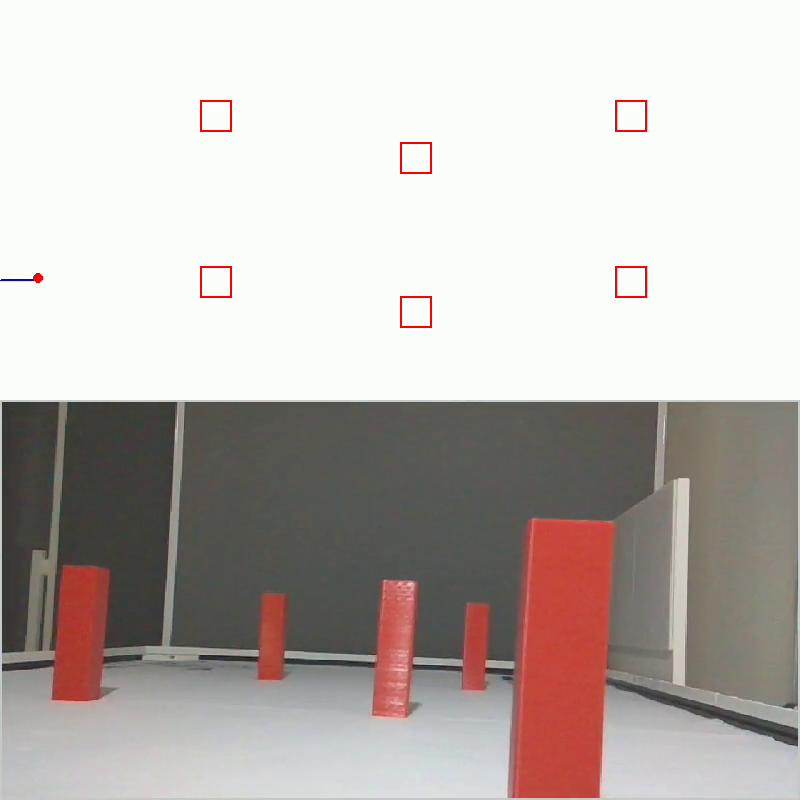
#> input picture frame 12 of my_recording.mp4, 800 x 800 px, given in place of Video-3.mp4, which was not available
$ python manual_tracking.py
#> lines starting #> are read from the running program, lines starting #| are printed output that depends on the picture; after the words box and inside, x2 and y2 are one past the last pixel; in counts of white or black regions, pixels touching at a corner belong together; pictures that were not available may be replaced by others from this repository, and a replacement may not be noted
import cv2
import sys
import numpy as np
import os

video_name = "Video-3.mp4"

if __name__ == "__main__":
    # Read video
    video = cv2.VideoCapture(
        os.path.join(os.path.dirname(os.path.abspath(__file__)), video_name)
    )
    fps = video.get(cv2.CAP_PROP_FPS)

    # Exit if video not opened.
    if not video.isOpened():
        print("Could not open video")
        sys.exit()

    # Read the first frame
    ret, prev_frame = video.read()
#> prev_frame is the input picture: shape (800, 800, 3); mean B, G, R 180.3, 184.2, 191.3
    if not ret:
        print("Error reading video")
        video.release()
        cv2.destroyAllWindows()
        exit()

    # Convert to grayscale
    prev_gray = cv2.cvtColor(prev_frame, cv2.COLOR_BGR2GRAY)
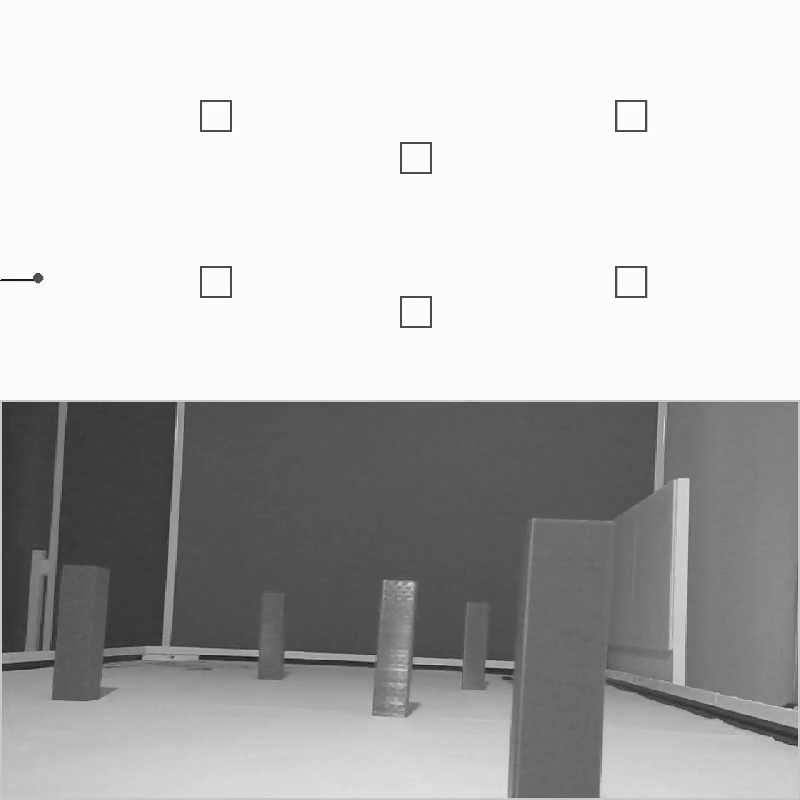
#> prev_gray: shape (800, 800); min 16, max 255, mean 185.8

    trajectory = []
    timestamps = []

    while True:
        # Read a new frame
        ok, frame = video.read()
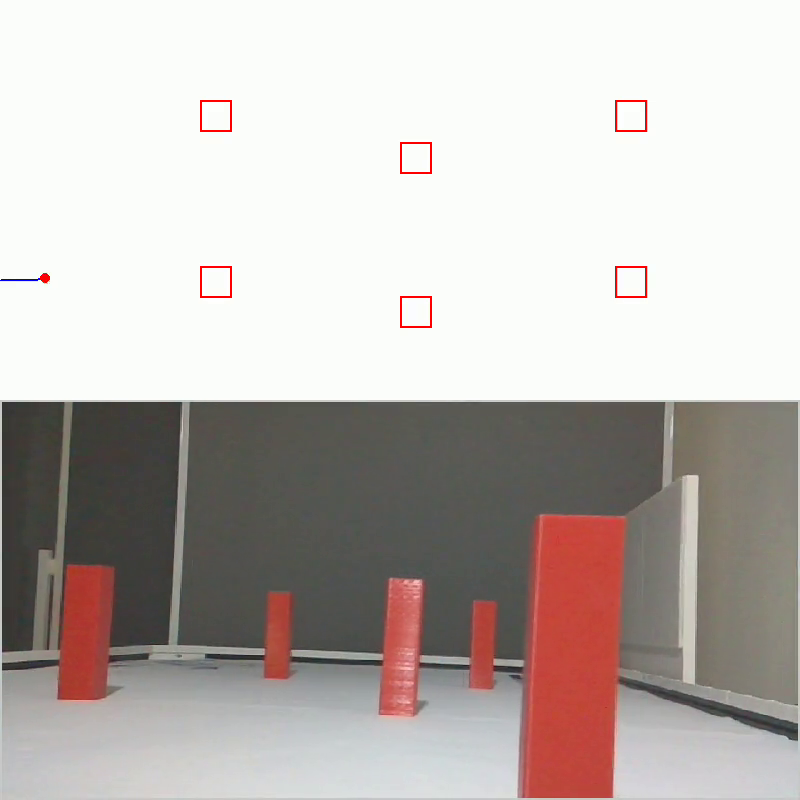
#> input picture frame 13 of my_recording.mp4, 800 x 800 px, given in place of Video-3.mp4, which was not available
#> frame is the input picture: shape (800, 800, 3); mean B, G, R 180.3, 184.1, 191.5
        if not ok:
            break

        # Convert to grayscale
        gray = cv2.cvtColor(frame, cv2.COLOR_BGR2GRAY)
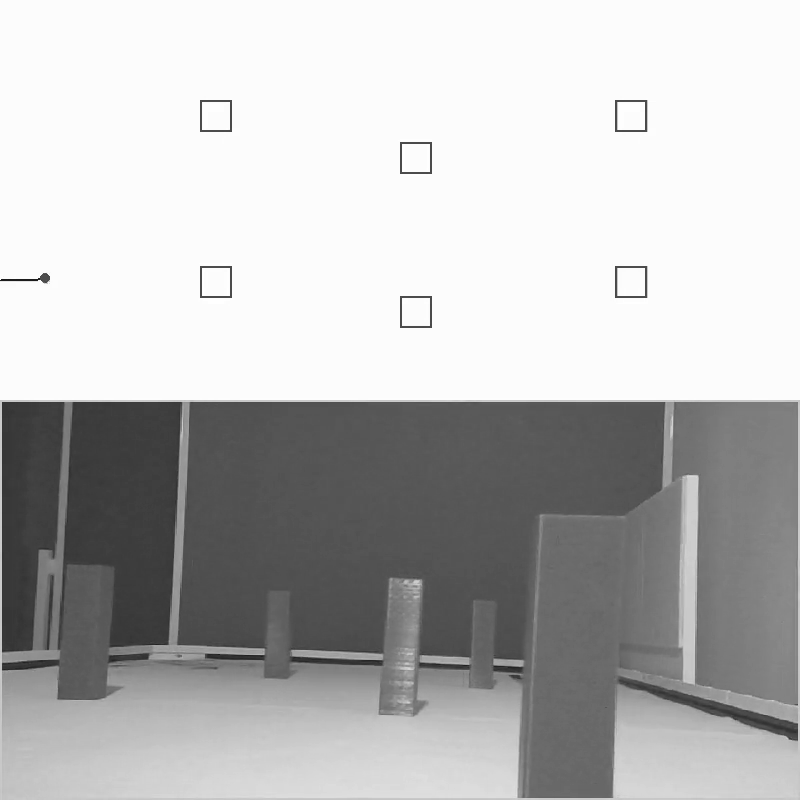
#> gray: shape (800, 800); min 26, max 255, mean 185.8

        # Compute absolute difference
        diff = cv2.absdiff(prev_gray, gray)
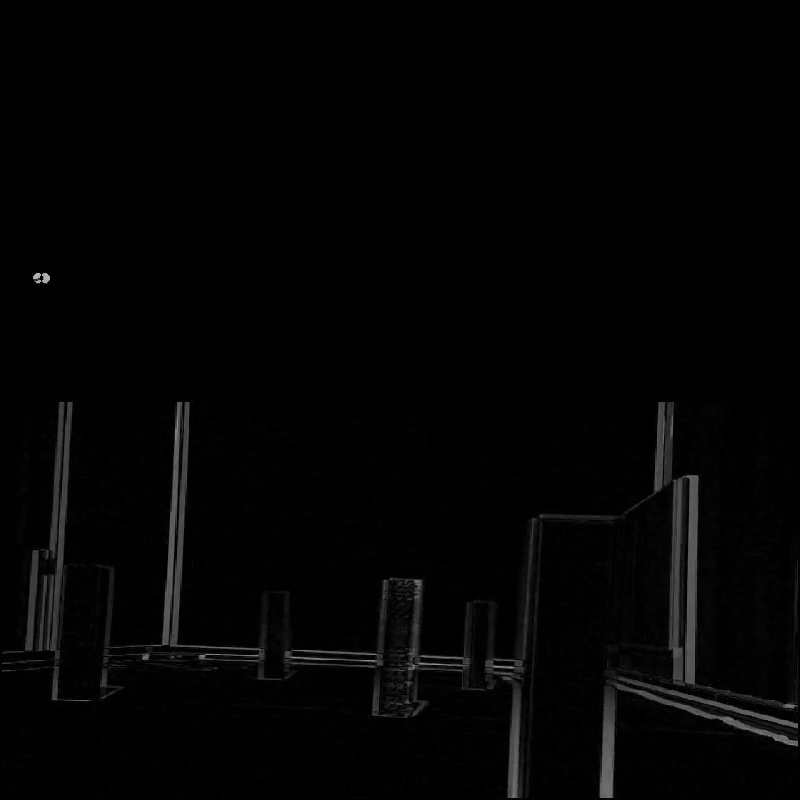
#> diff: shape (800, 800); min 0, max 206, mean 3.4

        # Threshold to detect changes
        _, thresh = cv2.threshold(diff, 30, 255, cv2.THRESH_BINARY)
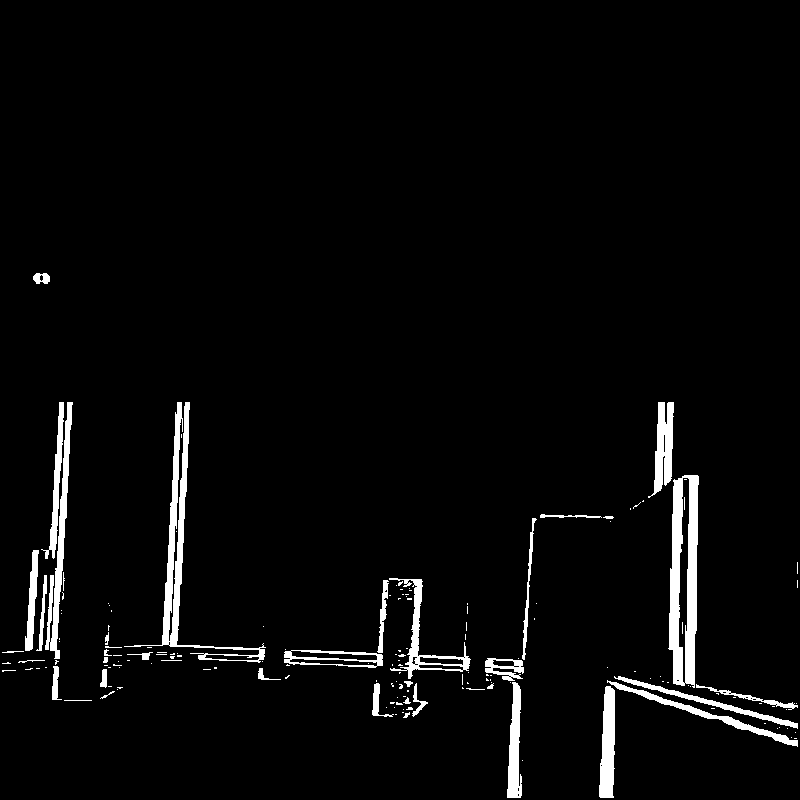
#> thresh: shape (800, 800); 3.6% white; 167 white regions (126 under 20 px), largest, box (x1, y1, x2, y2) and area: (668, 475, 699, 688) 4101, (124, 402, 266, 663) 3591, (45, 402, 73, 659) 1833

        # Count non-zero pixels (amount of change)
        motion_level = cv2.countNonZero(thresh)
#> motion_level = 22903

        # Define motion threshold (adjustable)
        MOTION_THRESHOLD = 500  # Tune this based on your video

        if motion_level > MOTION_THRESHOLD:
            prev_gray = gray  # Update previous frame
        else:
            continue

        allow_continue = False

        def addTrajectoryPoint(event, x, y, flags, param):
            global allow_continue
            # param is the array i from below
            if event == cv2.EVENT_LBUTTONDOWN:
                trajectory.append((x, y))
                timestamps.append(video.get(cv2.CAP_PROP_POS_MSEC))
                allow_continue = True

        # Display result
        if len(trajectory) > 0:
            for index in range(len(trajectory) - 1):
                cv2.line(
                    frame, trajectory[index], trajectory[index + 1], (0, 255, 0), 9
                )
        cv2.imshow("Tracking", frame)

        cv2.setMouseCallback("Tracking", addTrajectoryPoint)

        while not allow_continue:
            cv2.waitKey(10)

    array = np.column_stack((trajectory, timestamps))

    results_path = os.path.join(os.path.dirname(os.path.abspath(__file__)), "results")
    if not os.path.exists(results_path):
        os.mkdir(results_path)

    np.save(os.path.join(results_path, video_name + ".npy"), array)

$ run again, starting later in the video
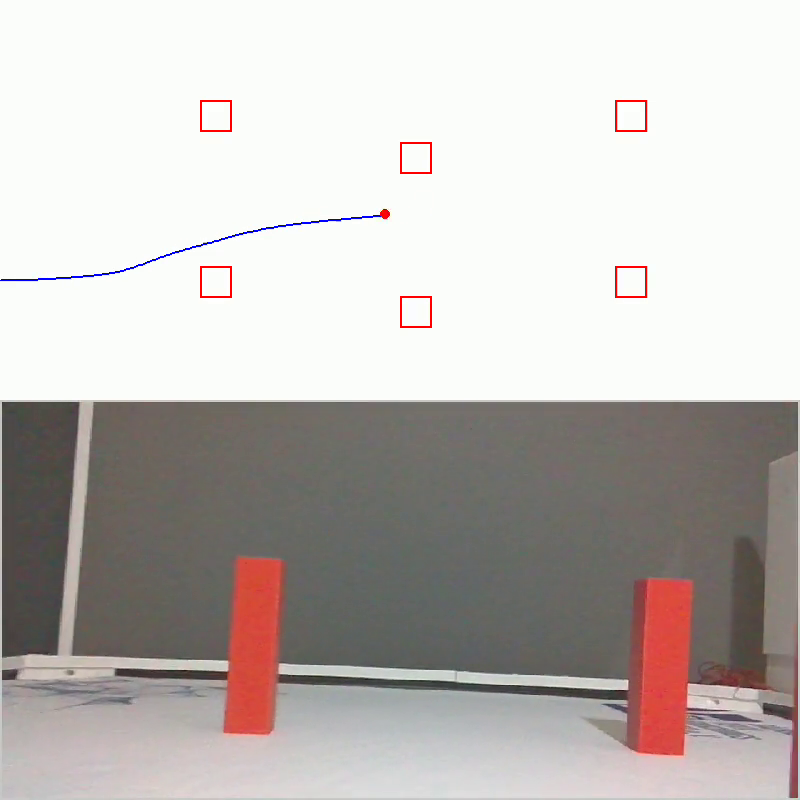
#> input picture frame 57 of my_recording.mp4, 800 x 800 px, given in place of Video-3.mp4, which was not available
#> prev_frame is the input picture: shape (800, 800, 3); mean B, G, R 184.8, 188, 193.2
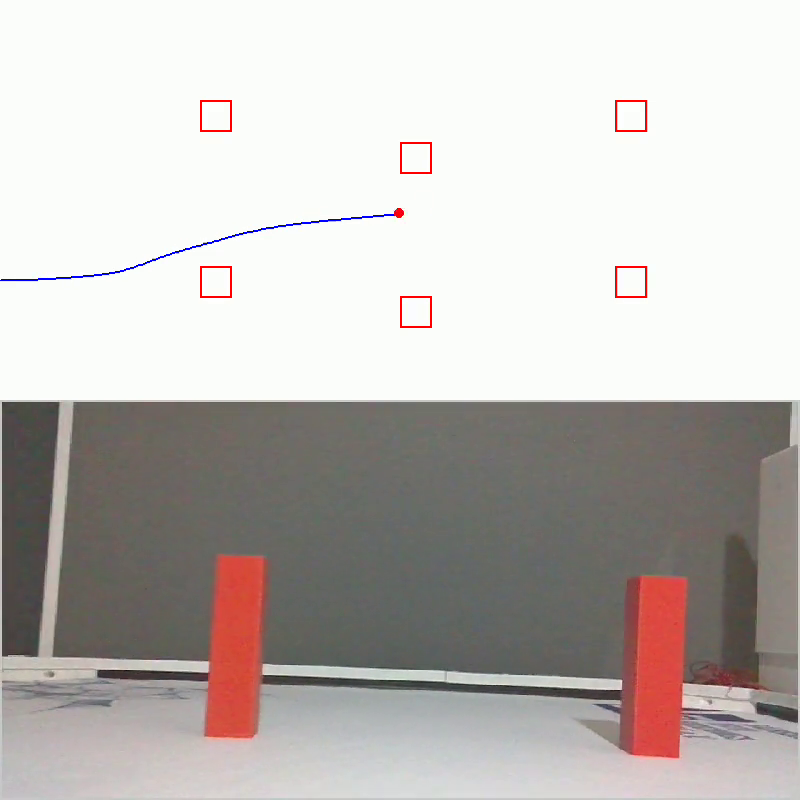
#> input picture frame 58 of my_recording.mp4, 800 x 800 px, given in place of Video-3.mp4, which was not available
#> frame is the input picture: shape (800, 800, 3); mean B, G, R 184.8, 188.1, 193
#> `_, thresh = cv2.threshold(diff, 30, 255, cv2.THRESH_BINARY)`:
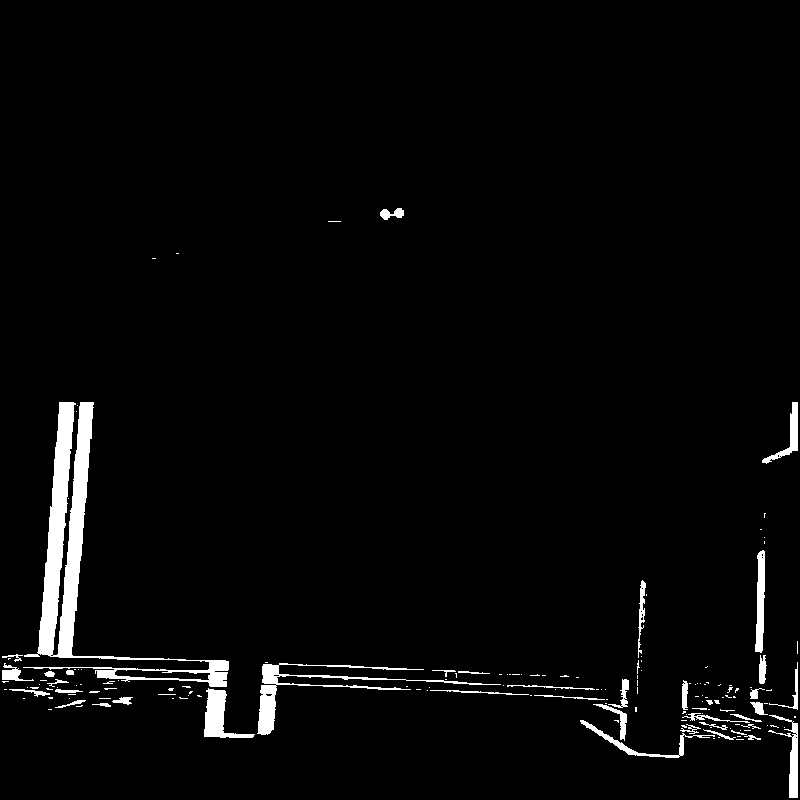
#> thresh: shape (800, 800); 2.9% white; 161 white regions (120 under 20 px), largest, box (x1, y1, x2, y2) and area: (23, 402, 229, 687) 9156, (257, 663, 501, 735) 1959, (204, 688, 255, 738) 1023
#> motion_level = 18693

$ run again, starting later in the video
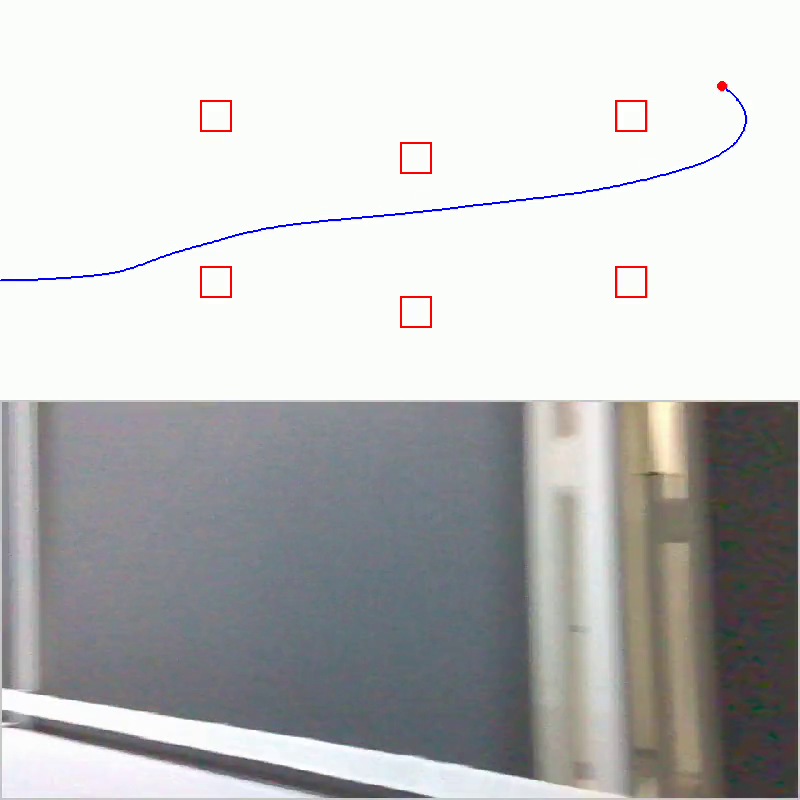
#> input picture frame 101 of my_recording.mp4, 800 x 800 px, given in place of Video-3.mp4, which was not available
#> prev_frame is the input picture: shape (800, 800, 3); mean B, G, R 192.7, 193.1, 192.5
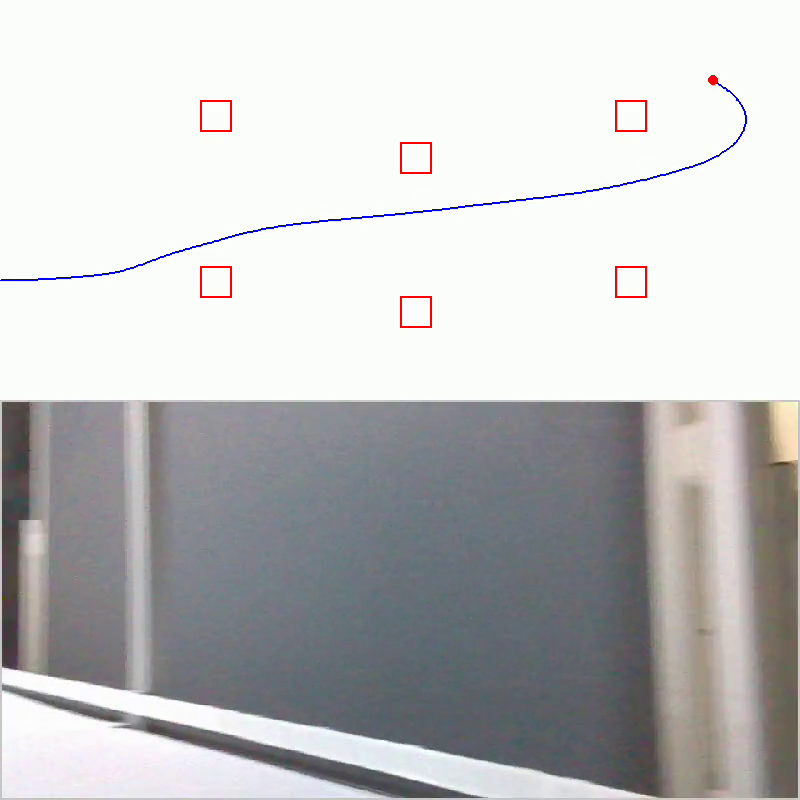
#> input picture frame 102 of my_recording.mp4, 800 x 800 px, given in place of Video-3.mp4, which was not available
#> frame is the input picture: shape (800, 800, 3); mean B, G, R 195.2, 194.9, 194.5
#> `_, thresh = cv2.threshold(diff, 30, 255, cv2.THRESH_BINARY)`:
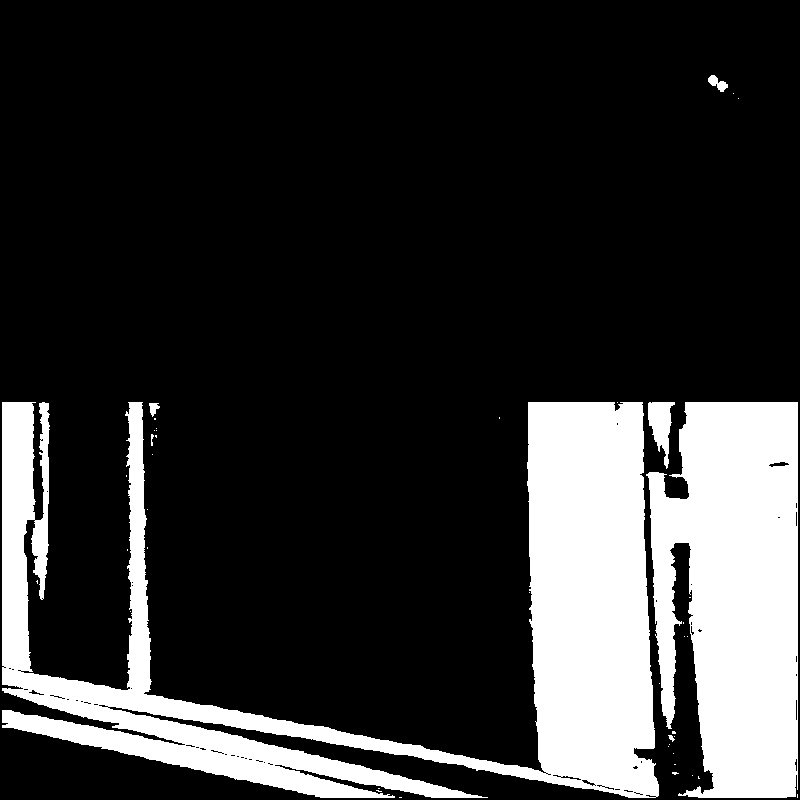
#> thresh: shape (800, 800); 20.4% white; 42 white regions (35 under 20 px), largest, box (x1, y1, x2, y2) and area: (2, 402, 659, 798) 81869, (646, 402, 798, 798) 47137, (648, 402, 675, 469) 961
#> motion_level = 130367
